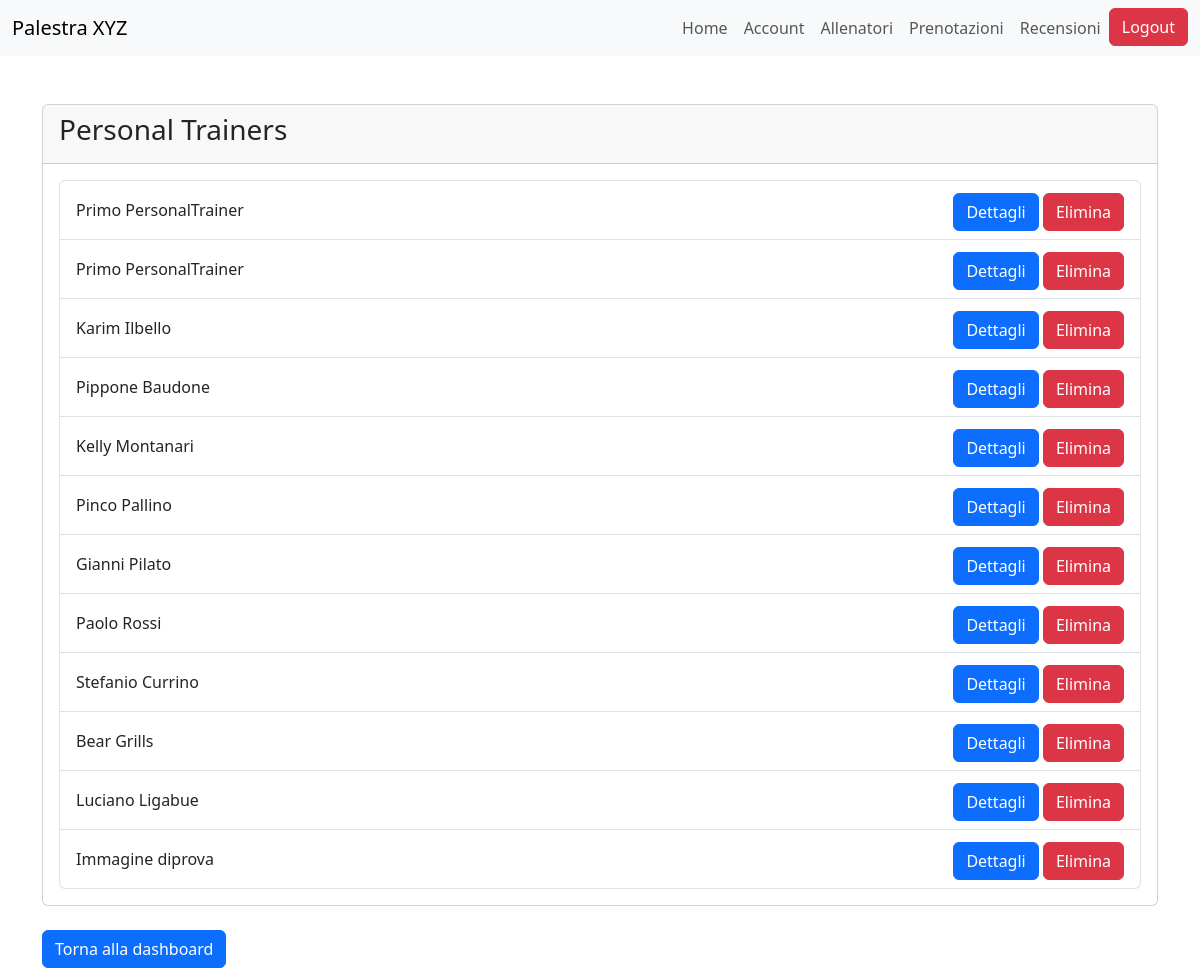
The app's page /gestione/lista_personal_trainer/ (signed in) with its own data.
### trainers/models.py (models this page shows, shortened)
class PersonalTrainer(models.Model):
    user = models.OneToOneField(User, on_delete=models.CASCADE)
    nome = models.CharField(max_length=100)
    cognome = models.CharField(max_length=100)
    data_di_nascita = models.DateField()
    bio = models.TextField(max_length=500)
    SCELTA_PREFERENZE = [
        ("BB", "BodyBuilding"),
        ("PL", "PowerLifting"),
        ("CL", "Calisthenics"),
        ("ST", "StrongMen"),
        ("YG", "Yoga"),
        ("PS", "Pilates"),
        ("AR", "Aerobico")
    ]
    preferenze = models.CharField(max_length=2, choices=SCELTA_PREFERENZE)
    immagine_profilo = models.ImageField(upload_to=foto_profilo_upload_path, blank=True, null=True)
    competenze = models.TextField(max_length=500, default='Nessuna competenza')
    class Meta:
        verbose_name = "Personal Trainer"
        verbose_name_plural = "Personal Trainers"

### gestione/views.py (the view)
# urls.py: path('lista_personal_trainer/', personal_trainer_list_view, name='lista_personal_trainer'),
@staff_member_required
def personal_trainer_list_view(request):
    personal_trainers = PersonalTrainer.objects.all()
    return render(request, 'gestione/lista_personal_trainer.html', {
        'personal_trainers': personal_trainers
    })

### gestione/templates/gestione/lista_personal_trainer.html
{% extends 'gestione/base.html' %}
{% block content %}
    <div class="card">
      <div class="card-header">
        <h3>Personal Trainers</h3>
      </div>
      <div class="card-body">
        {% if personal_trainers %}
          <ul class="list-group">
            {% for trainer in personal_trainers %}
              <li class="list-group-item d-flex justify-content-between align-items-center">
                {{ trainer.nome }} {{ trainer.cognome }}
                  <div>
                <a href="{% url 'trainers:personal_trainer_review' trainer.pk %}" class="btn btn-primary mt-1">Dettagli</a>
                <a href="{% url 'gestione:elimina_personal_trainer' trainer.pk %}" class="btn btn-danger mt-1">Elimina</a>
                  </div>
              </li>
            {% endfor %}
          </ul>
        {% else %}
          <p class="text-muted">Nessun Personal Trainer disponibile.</p>
        {% endif %}
      </div>
    </div>
    <div>
    <br>
    <a href="{% url 'gestione:dashboard_amministratore' %}" class="btn btn-primary">Torna alla dashboard</a>
    </div>
{% endblock %}

### gestione/templates/gestione/base.html (style rules this page uses)
body { padding-top: 56px; }

### records on screen
PersonalTrainer: nome "Primo", cognome "PersonalTrainer"
PersonalTrainer: nome "Primo", cognome "PersonalTrainer"
PersonalTrainer: nome "Karim", cognome "Ilbello"
PersonalTrainer: nome "Pippone", cognome "Baudone"
PersonalTrainer: nome "Kelly", cognome "Montanari"
PersonalTrainer: nome "Pinco", cognome "Pallino"
PersonalTrainer: nome "Gianni", cognome "Pilato"
PersonalTrainer: nome "Paolo", cognome "Rossi"
PersonalTrainer: nome "Stefanio", cognome "Currino"
PersonalTrainer: nome "Bear", cognome "Grills"
PersonalTrainer: nome "Luciano", cognome "Ligabue"
PersonalTrainer: nome "Immagine", cognome "diprova"
